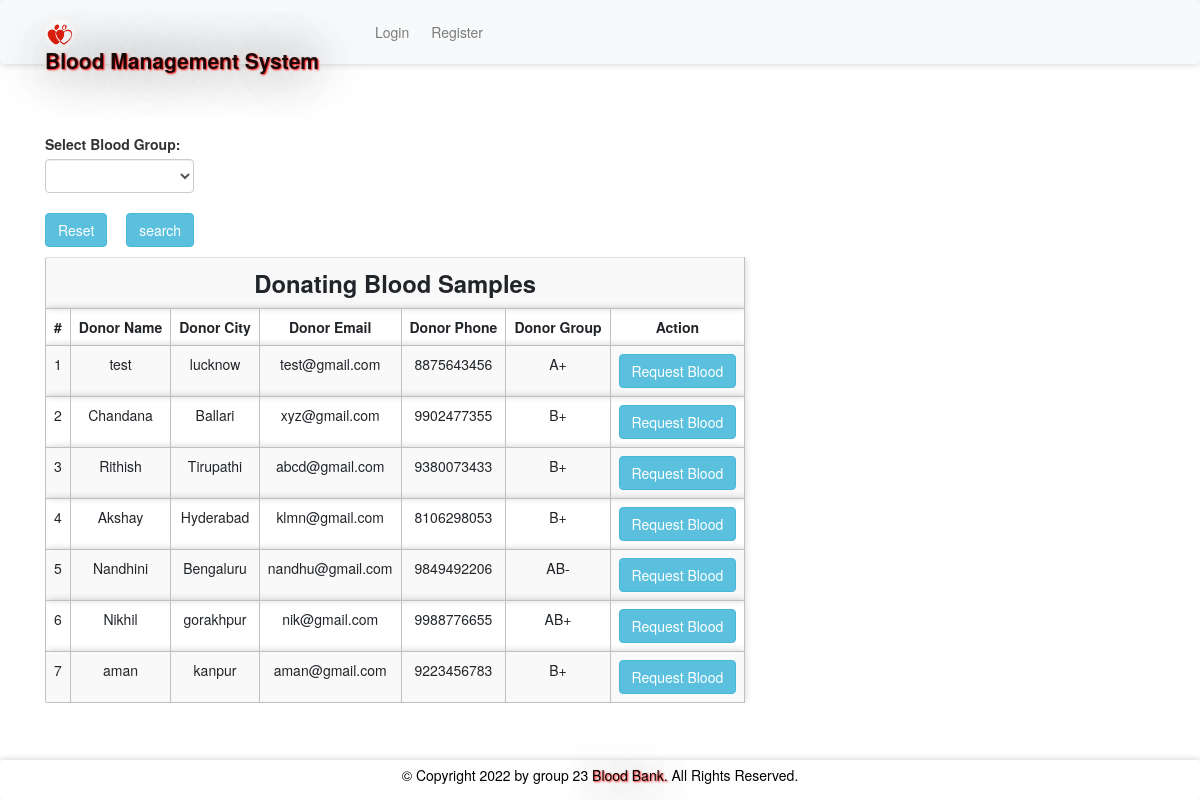
Page /need_blood.php on the committed database.
### tables this page shows
CREATE TABLE `receivers` (
  `id` int(11) NOT NULL,
  `rname` varchar(100) NOT NULL,
  `remail` varchar(100) NOT NULL,
  `rpassword` varchar(100) NOT NULL,
  `gender` varchar(10) NOT NULL,
  `rphone` varchar(100) NOT NULL,
  `rbg` varchar(10) NOT NULL,
  `rcity` varchar(100) NOT NULL,
  `flag` bit(2) NOT NULL
);

### message.php (called while the page is built, shortened)
<?php $counter=0; if(isset($_GET['msg'])) { ?>
	<div class="col-5 alert alert alert-success alert-dismissible fade show card" id="message">
		<button type="button" class="close" data-dismiss="alert" title="close">&times;</button><?php echo $_GET['msg'];?>
	</div>
<?php }?>

### need_blood.php (the view, shortened to what this page needs)
<?php
require 'file/connection.php';
if(isset($_GET['search'])){
    $searchKey = $_GET['search'];
    $sql = "SELECT * from receivers where flag = 0 && rbg='$searchKey'";
}else{
    $sql = "SELECT * from receivers where flag = 0";
}
$result = mysqli_query($conn, $sql);
?>
<!DOCTYPE html>
<html>
<?php require 'head.php'; ?>
<body>
    <?php require 'header.php'; ?>
    <div class="container cont">
        <?php require 'message.php'; ?>
        <div class="row col-lg-8 col-md-8 col-sm-12 mb-3">
            <form method="get" action="" style="margin-top:-20px; ">
            <label class="font-weight-bolder">Select Blood Group:</label>
               <select name="search" class="form-control">
               <option><?php echo @$_GET['search']; ?></option>
               <option value="A+">A+</option>
               </select><br>
               <a href="need_blood.php" class="btn btn-info mr-4"> Reset</a>
               <input type="submit" name="submit" class="btn btn-info" value="search">
           </form>
        </div>
        <table class="table table-responsive table-striped rounded mb-5">
            <tr><th colspan="7" class="title">Donating Blood Samples</th></tr>
            <tr>
                <th>#</th>
                <th>Donor Name</th>
                <th>Donor City</th>
                <th>Donor Email</th>
                <th>Donor Phone</th>
                <th>Donor Group</th>
                <th>Action</th>
            </tr>
        <?php while($row = mysqli_fetch_array($result)) { ?>
            <tr>
                <td><?php echo ++$counter;?></td>
                <td><?php echo $row['rname'];?></td>
                <td><?php echo ($row['rcity']); ?></td>
                <td><?php echo ($row['remail']); ?></td>
                <td><?php echo ($row['rphone']); ?></td>
                <td><?php echo ($row['rbg']); ?></td>
                <form action="file/requestd.php" method="post">
                <?php if (isset($_SESSION['rid'])) { ?>
                <td><a href="javascript:void(0);" class="btn btn-info hospital">Request to donate Sample</a></td>
                <?php } else {(isset($_SESSION['hid']))  ?>
                <td><input type="submit" name="request" class="btn btn-info" value="Request Blood"></td>
                <?php } ?>
                </form>
            </tr>
        <?php } ?>
        </table>
    </div>
    <?php require 'footer.php' ?>
</body>
</html>

### css/style.css (style rules this page uses)
.cont { padding-top: 40px; text-align: justify; font-size: 1em; }
.card ,nav, .footer,tr,video { border-radius: 3px; transition: all 200ms ease-out; box-shadow: 0px 0px 7px rgba(0, 0, 0, 0.2); }
tr,th,td { border:0.1px solid silver; text-align: center; }
.title { font-weight: bold; font-size: 1.7em; text-transform: capitalize; text-align: center; }
form { padding-top: 20px; }
a:link { text-decoration: none; }

### need_blood.php (style rules this page uses)
body { background-size: cover; min-height: 0; height: 100%; }

### rows in the picture
receivers: rname "test", rcity "lucknow", remail "test@gmail.com", rphone "8875643456", rbg "A+"
receivers: rname "Chandana", rcity "Ballari", remail "xyz@gmail.com", rphone "9902477355", rbg "B+"
receivers: rname "Rithish", rcity "Tirupathi", remail "abcd@gmail.com", rphone "9380073433", rbg "B+"
receivers: rname "Akshay", rcity "Hyderabad", remail "klmn@gmail.com", rphone "8106298053", rbg "B+"
receivers: rname "Nandhini", rcity "Bengaluru", remail "nandhu@gmail.com", rphone "9849492206", rbg "AB-"
receivers: rname "Nikhil", rcity "gorakhpur", remail "nik@gmail.com", rphone "9988776655", rbg "AB+"
receivers: rname "aman", rcity "kanpur", remail "aman@gmail.com", rphone "9223456783", rbg "B+"
